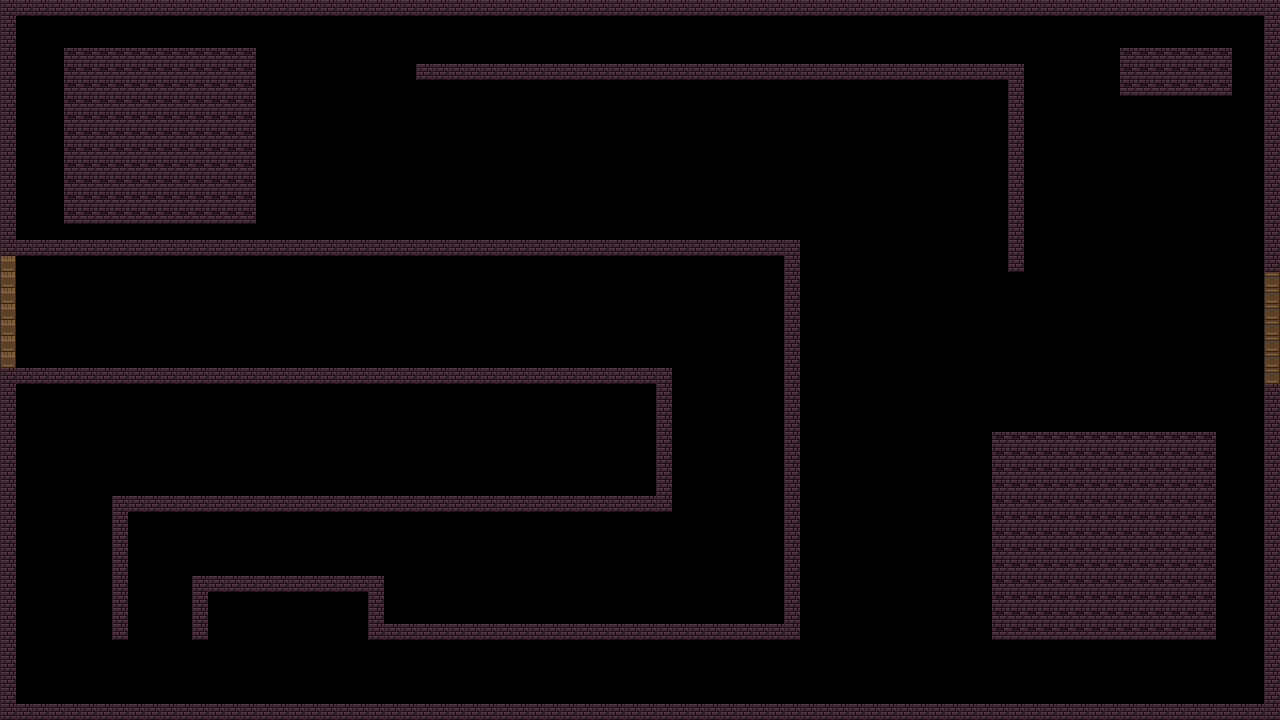

Below is a game level as drawn by its tile map, then a one-line description and the .tmx that defines it (tile-layer data replaced by summaries):
An orthogonal 80x45 tile map with 16x16 px tiles, 1 tile layer (Tile Layer 2), 1 hidden layer not drawn, 3 tilesets and 23 objects (21x wall, 2x door).

<map version="1.5" tiledversion="1.7.0" orientation="orthogonal" renderorder="right-down" width="80" height="45" tilewidth="16" tileheight="16" infinite="0" nextlayerid="10" nextobjectid="64">
 <tileset firstgid="1" name="Wall" tilewidth="16" tileheight="16" tilecount="1020" columns="20">
  <image source="Wall.png" width="320" height="816" />
 </tileset>
 <tileset firstgid="1021" name="Floor" tilewidth="16" tileheight="16" tilecount="819" columns="21">
  <image source="Floor.png" width="336" height="624" />
 </tileset>
 <tileset firstgid="1840" name="DungeonSet" tilewidth="16" tileheight="16" tilecount="256" columns="16">
  <image source="0x72_16x16DungeonTileset.v3.png" width="256" height="256" />
 </tileset>
 <layer id="7" name="Tile Layer 1" width="80" height="45" visible="0">
  <data>[3600 cells, 3600 non-empty, 1 distinct tile ids]</data>
 </layer>
 <layer id="9" name="Tile Layer 2" width="80" height="45">
  <data>[3600 cells, 861 non-empty, 5 distinct tile ids]</data>
 </layer>
 <objectgroup id="2" name="Object Layer 1">
  <object id="8" type="wall" x="0" y="368" width="16" height="352" />
  <object id="10" type="wall" x="0" y="0" width="1280" height="16" />
  <object id="12" type="wall" x="1264" y="381.639" width="16" height="338.361" />
  <object id="15" type="wall" x="656.449" y="368" width="16" height="144" />
  <object id="19" type="wall" x="994.246" y="429.676" width="223.063" height="207.924" />
  <object id="23" type="wall" x="0" y="0" width="16" height="256" />
  <object id="25" type="wall" x="1264" y="0" width="16" height="272" />
  <object id="26" type="wall" x="0" y="704" width="1280" height="16" />
  <object id="32" type="door" x="0" y="256" width="16" height="112" />
  <object id="35" type="wall" x="416" y="64" width="608" height="16" />
  <object id="48" type="wall" x="192" y="576" width="192" height="16" />
  <object id="51" type="wall" x="63.3438" y="48.5059" width="192.656" height="175.494" />
  <object id="52" type="wall" x="1117.44" y="45.5574" width="111.026" height="49.1237" />
  <object id="54" type="wall" x="784" y="240" width="16" height="400" />
  <object id="55" type="wall" x="367.081" y="576" width="16" height="64" />
  <object id="56" type="wall" x="112.805" y="496" width="16" height="144" />
  <object id="57" type="wall" x="192" y="576" width="16" height="64" />
  <object id="58" type="door" x="1264.35" y="272.292" width="16" height="112" />
  <object id="59" type="wall" x="1008" y="64" width="16" height="208" />
  <object id="60" type="wall" x="0" y="240" width="800" height="16" />
  <object id="61" type="wall" x="0" y="368" width="672" height="16" />
  <object id="62" type="wall" x="112" y="496" width="560" height="16" />
  <object id="63" type="wall" x="368" y="624" width="432" height="16" />
 </objectgroup>
</map>
